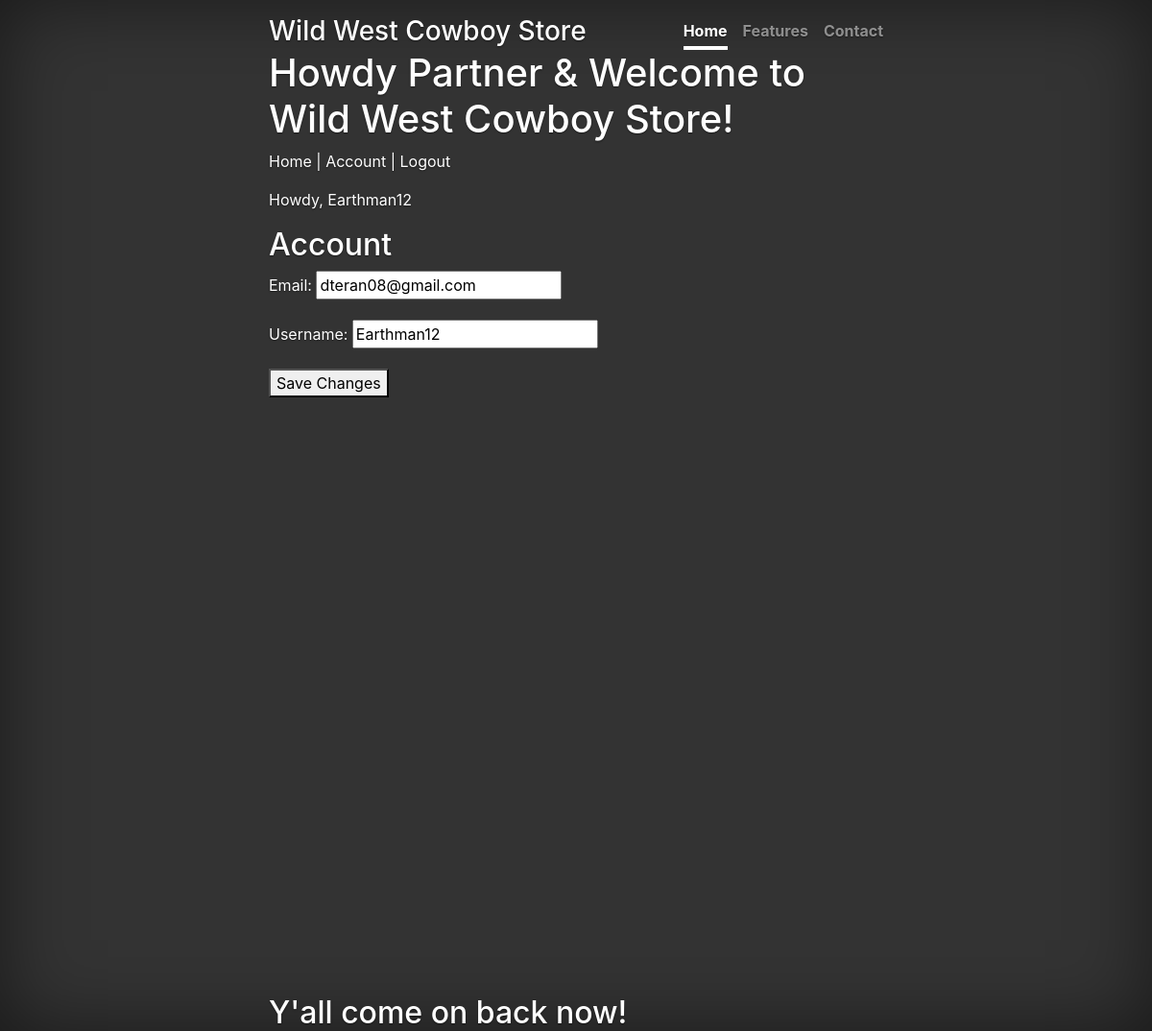
The app's page /account/ (signed in) with its own data.
### account/models.py (models this page shows, shortened)
class Account(AbstractBaseUser):
    email = models.EmailField(verbose_name="email", max_length=70, unique=True)
    username = models.CharField(verbose_name="username", max_length=40, unique=True)
    first_name = models.CharField(verbose_name="first_name", max_length=30)
    last_name = models.CharField(verbose_name="last_name", max_length=30)
    date_joined = models.DateField(verbose_name="date_joined", auto_now_add=True)
    last_login = models.DateField(verbose_name="last_login", auto_now_add=True)
    is_admin = models.BooleanField(default=False)
    is_active = models.BooleanField(default=True)
    is_staff = models.BooleanField(default=False)
    is_superuser = models.BooleanField(default=False)
    USERNAME_FIELD = 'email'
    REQUIRED_FIELDS = ['username', 'first_name', 'last_name']
    objects = MyAccountManager()

### account/views.py (the view)
# urls.py: path('account/', account_view, name = "account"),
def account_view(request):
    if not request.user.is_authenticated:
        return redirect("login")
    context = {}
    if request.POST:
        form = AccountUpdateForm(request.POST, instance=request.user)
        if form.is_valid():
            form.save()
    else:
        form = AccountUpdateForm(
            initial = {
                "email": request.user.email,
                "username": request.user.username,
            }
        )
    context['account_form'] = form
    return render(request, 'account/account.html', context)

### account/forms.py (shortened to what this page needs)
class AccountUpdateForm(forms.ModelForm):
    class Meta:
        model= Account
        fields = ('email', 'username')

### account/templates/account/account.html (shortened to what this page needs)
{% extends 'base.html' %}
{% block content %}
<h2>Account</h2>
<form method="POST">
    {% for field in account_form %}
        <p>
            {{field.label_tag}}
            {{field}}
        </p>
    {% endfor %}
    <button type="submit">Save Changes</button>
</form>
{% endblock content %}

### templates/snippets/header.html (shortened to what this page needs)
<link rel="stylesheet" href="https://stackpath.bootstrapcdn.com/bootstrap/4.3.1/css/bootstrap.min.css">
<div class="cover-container d-flex w-100 h-100 p-3 mx-auto flex-column">
    <header class="masthead mb-auto">
      <div class="inner">
        <h3 class="masthead-brand">Wild West Cowboy Store</h3>
        <nav class="nav nav-masthead justify-content-center">
          <a class="nav-link active" href="#">Home</a>
          <a class="nav-link" href="#">Features</a>
          <a class="nav-link" href="#">Contact</a>
        </nav>
      </div>
    </header>
<h1>Howdy Partner & Welcome to Wild West Cowboy Store!</h1>
{% if request.user.is_authenticated %}
    <p>
        <a href = "{% url 'home' %}">Home</a> |
        <a href = "{% url 'account' %}">Account</a> |
        <a href = "{% url 'logout' %}">Logout</a></p>
    <p>Howdy, {{request.user.username}}</p>
{% else %}
    <p>
        <a href = "{% url 'home' %}">Home</a> |
        <a href = "{% url 'register' %}">Register</a> |
        <a href = "{% url 'login' %}">Login</a>
    </p>
{% endif %}

### templates/snippets/header.html (style rules this page uses)
a, a:focus, a:hover { color: #fff; }
html, body { height: 100%; background-color: #333; }
body { display: -ms-flexbox; display: flex; color: #fff; text-shadow: 0 .05rem .1rem rgba(0, 0, 0, .5); box-shadow: inset 0 0 5rem rgba(0, 0, 0, .5); }
.cover-container { max-width: 42em; }
.masthead { margin-bottom: 2rem; }
.masthead-brand { margin-bottom: 0; }
.nav-masthead .nav-link { padding: .25rem 0; font-weight: 700; color: rgba(255, 255, 255, .5); background-color: transparent; border-bottom: .25rem solid transparent; }
.nav-masthead .nav-link + .nav-link { margin-left: 1rem; }
.nav-masthead .active { color: #fff; border-bottom-color: #fff; }
@media (min-width: 48em) { .masthead-brand { float: left; } }
@media (min-width: 48em) { .nav-masthead { float: right; } }

### records on screen
Account: user.username "Earthman12", account_form "dteran08@gmail.com" "Earthman12"

### other values on screen
{{ field.label_tag }} "Email:" "Username:"
